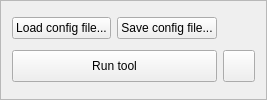
                <widget class="QFrame" name="frame_2">
                 <property name="frameShape">
                  <enum>QFrame::StyledPanel</enum>
                 </property>
                 <property name="frameShadow">
                  <enum>QFrame::Raised</enum>
                 </property>
                 <layout class="QGridLayout" name="gridLayout_2">
                  <item row="0" column="0">
                   <widget class="QPushButton" name="loadConfigButton">
                    <property name="text">
                     <string>Load config file...</string>
                    </property>
                   </widget>
                  </item>
                  <item row="1" column="0" colspan="2">
                   <widget class="QPushButton" name="runButton">
                    <property name="minimumSize">
                     <size>
                      <width>0</width>
                      <height>32</height>
                     </size>
                    </property>
                    <property name="text">
                     <string>Run tool</string>
                    </property>
                    <property name="icon">
                     <iconset resource="madym_gui.qrc">
                      <normaloff>:/images/play.ico</normaloff>:/images/play.ico</iconset>
                    </property>
                   </widget>
                  </item>
                  <item row="1" column="2">
                   <widget class="QPushButton" name="homeButton">
                    <property name="minimumSize">
                     <size>
                      <width>32</width>
                      <height>32</height>
                     </size>
                    </property>
                    <property name="maximumSize">
                     <size>
                      <width>32</width>
                      <height>32</height>
                     </size>
                    </property>
                    <property name="text">
                     <string/>
                    </property>
                    <property name="icon">
                     <iconset resource="madym_gui.qrc">
                      <normaloff>:/images/return.png</normaloff>:/images/return.png</iconset>
                    </property>
                   </widget>
                  </item>
                  <item row="0" column="1">
                   <widget class="QPushButton" name="saveConfigButton">
                    <property name="text">
                     <string>Save config file...</string>
                    </property>
                   </widget>
                  </item>
                 </layout>
                </widget>
